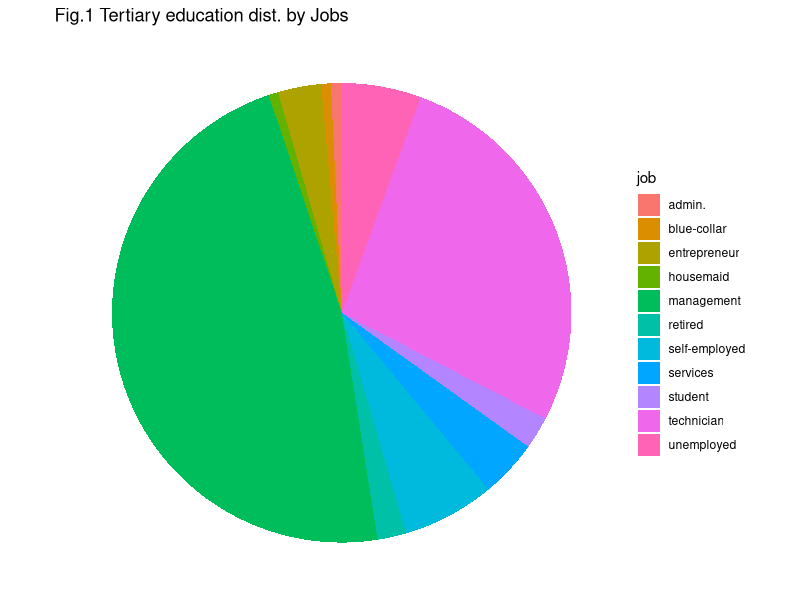
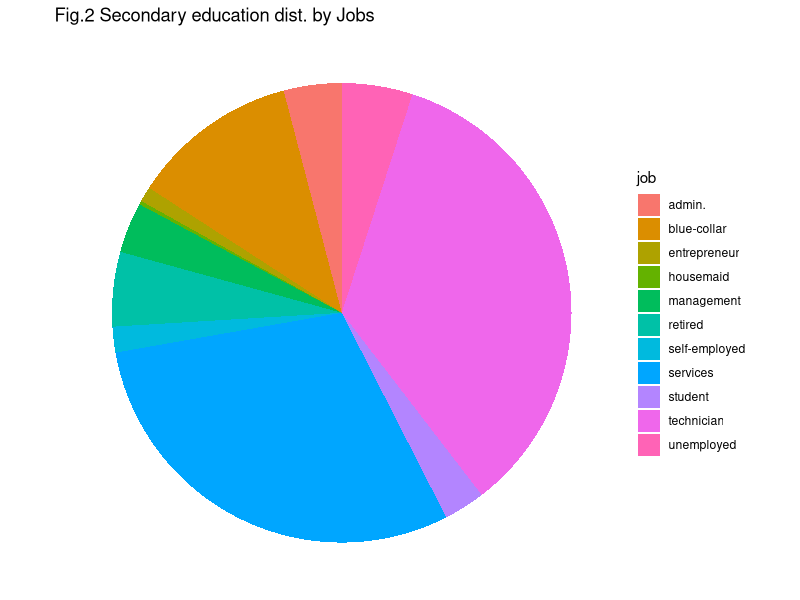
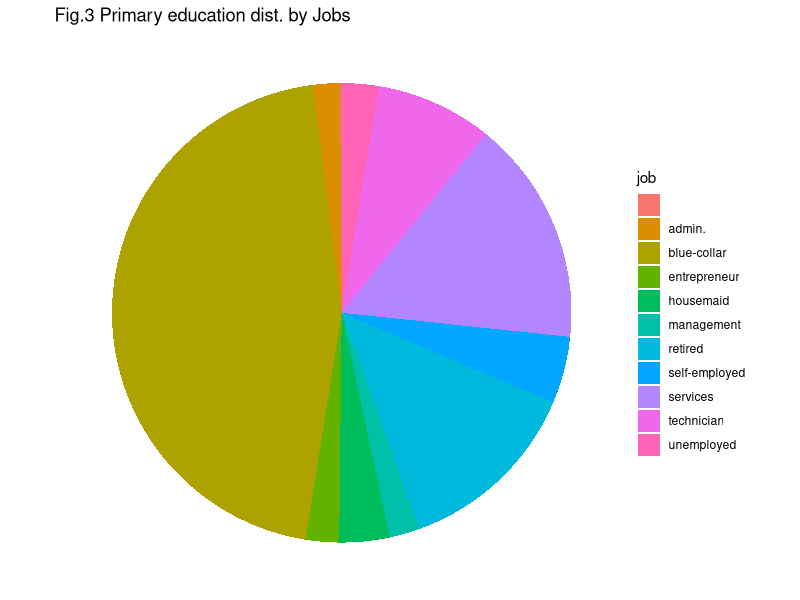

Source code (R) for these figures, in order:
## ---- chunk 1
knitr::opts_chunk$set(echo = TRUE)
options(scipen = 9999)
options(width = 60)
knitr::opts_chunk$set(linewidth = 60)
library(knitr)
library(formatR)
library(ggplot2)
opts_chunk$set(tidy.opts=list(width.cutoff=40),tidy=TRUE)
mode <- function(v, empty = FALSE) {
  if(empty){
    v = v[v != ""]
  }
  uniqv <- unique(v)
  uniqv[which.max(tabulate(match(v, uniqv)))]
}
## ---- chunk 2
bankn <- read.csv("2021-Set03-QualityAssured.csv", 
                  header = T, sep = ",", stringsAsFactors = T)
## ---- chunk 3
summary(bankn$RefNum)
## ---- chunk 4
summary(bankn$age)
## ---- chunk 5
bankn$age[is.na(bankn$age)] <- median(bankn$age, na.rm = T)
summary(bankn$age)
## ---- chunk 6
summary(bankn$marital)
## ---- chunk 7
summary(bankn$education)
## ---- chunk 8
ggplot(bankn[bankn$education == "tertiary",c(3,5)], aes(x="", y=job, fill=job)) +
  geom_bar(stat="identity", width=1) +
  coord_polar("y", start=0) +labs( title="Fig.1 Tertiary education dist. by Jobs")+ theme_void()
## ---- chunk 9
ggplot(bankn[bankn$education == "secondary",c(3,5)], aes(x="", y=job, fill=job)) +
  geom_bar(stat="identity", width=1) +
  coord_polar("y", start=0) +labs( title="Fig.2 Secondary education dist. by Jobs")+ theme_void()
## ---- chunk 10
ggplot(bankn[bankn$education == "primary",c(3,5)], aes(x="", y=job, fill=job)) +
  geom_bar(stat="identity", width=1) +
  coord_polar("y", start=0) +labs( title="Fig.3 Primary education dist. by Jobs")+ theme_void()
      
## ---- chunk 11
geteducation <- function(jobs){
  lis <- vector()
  for (job in jobs) {
    tert <- length(bankn$education[bankn$education == "tertiary" & bankn$job == job])
    sec <- length(bankn$education[bankn$education == "secondary" & bankn$job == job])
    prim <- length(bankn$education[bankn$education == "primary" & bankn$job == job])
    len = nrow(bankn[bankn$job == job,])
    lis <- append(lis, ifelse(tert > sec & tert > prim, "tertiary", ifelse(sec > tert & sec > prim,
           "secondary", ifelse(prim > tert & prim > sec,
           "primary", '?'))))
  }
  return(lis)
}
## ---- chunk 12
missingEducation <- bankn[!(bankn$education %in% 
                    c('tertiary','secondary','primary')),
                  c('job','education')]

bankn$education[!(bankn$education %in% 
                    c('tertiary','secondary','primary'))] <- geteducation(missingEducation$job)
summary(bankn$education)
## ---- chunk 13
summary(bankn$job)
## ---- chunk 14
summary(bankn$housing)
## ---- chunk 15
summary(bankn$loan)
levels(bankn$loan)
## ---- chunk 16
summary(bankn$contact)
## ---- chunk 17
summary(bankn$day)
## ---- chunk 18
summary(bankn$month)
## ---- chunk 19
summary(bankn$duration)
## ---- chunk 20
summary(bankn$deposit)
## ---- chunk 21
summary(bankn$balance, maxsum = 10)
## ---- chunk 22
bankn$balance[c(8, 54, 26, 87)]
## ---- chunk 23
str(bankn)
#levels(bankn$job)
